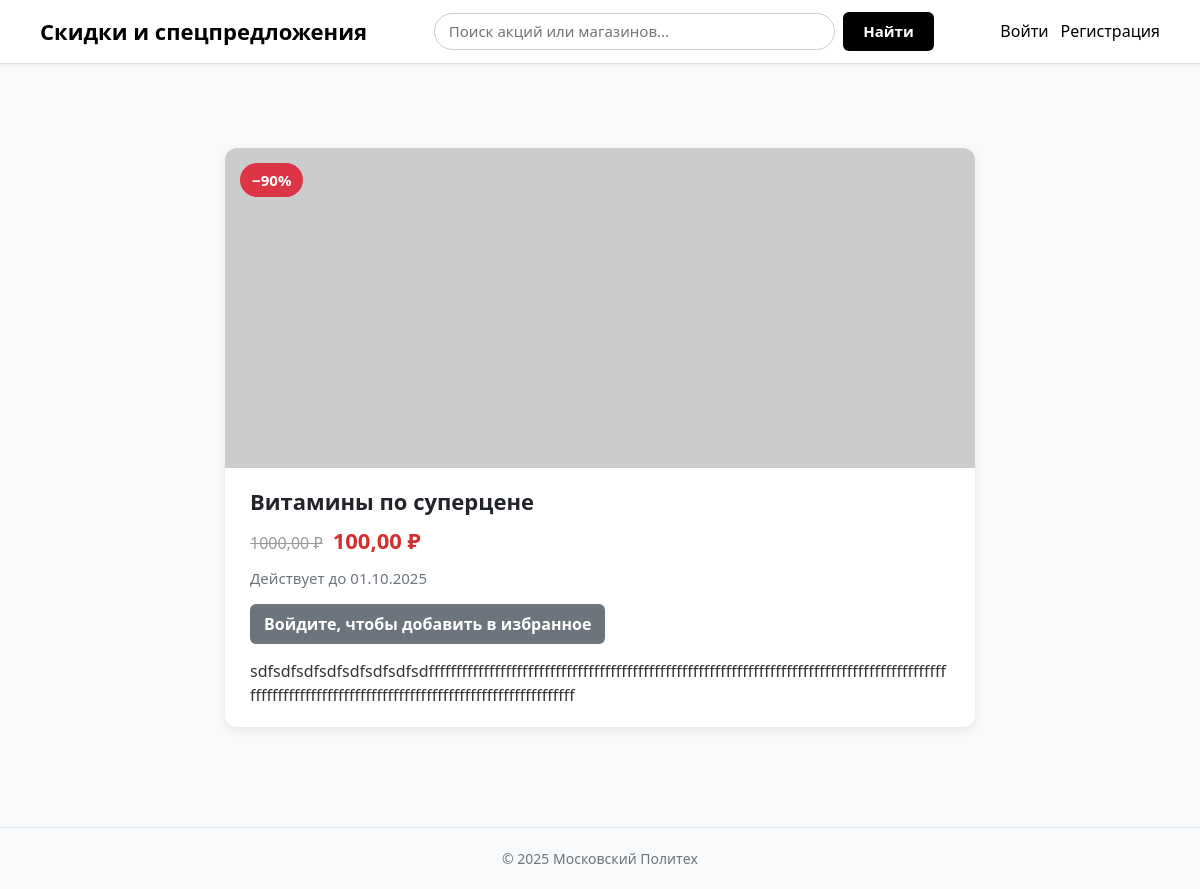
Page /deal/8/ on the committed database.
### discounts/models.py (models this page shows, shortened)
class Deal(models.Model):
    title = models.CharField("Название предложения", max_length=255)
    merchant = models.ForeignKey(Merchant, on_delete=models.CASCADE, verbose_name="Партнёр")
    price_original = models.DecimalField("Цена без скидки", max_digits=10, decimal_places=2)
    price_discount = models.DecimalField("Цена со скидкой", max_digits=10, decimal_places=2)
    starts_at = models.DateTimeField("Дата начала", null=True, blank=True)
    expires_at = models.DateTimeField("Дата окончания", null=True, blank=True)
    created_at = models.DateTimeField("Дата создания", auto_now_add=True)
    categories = models.ManyToManyField("Category", through="DealCategory", verbose_name="Категории")
    image_url = models.URLField("Картинка (URL)", blank=True, default="")
    description = models.TextField("Описание продукта", blank=True, null=True)
    favorited_by = models.ManyToManyField(
        User,
        related_name="favorite_deals",
        blank=True,
        verbose_name="Добавили в избранное"
    )
    class Meta:
        verbose_name = "Предложение"
        verbose_name_plural = "Предложения"
    def discount_percent(self):
        if self.price_original and self.price_original > 0:
            discount = 100 - (self.price_discount / self.price_original * 100)
            return int(round(discount))  # округляем до целого
        return 0
    @property
    def discount_pct(self):
        return self.discount_percent()

### discounts/views.py (the view)
# urls.py: path("deal/<int:pk>/", views.deal_detail, name="deal_detail"),
def deal_detail(request, pk):
    deal = get_object_or_404(Deal, pk=pk)
    is_fav = False
    if request.user.is_authenticated:
        is_fav = request.user in deal.favorited_by.all()
    return render(request, "deal_detail.html", {
        "deal": deal,
        "is_fav": is_fav,
    })

### templates/deal_detail.html (shortened to what this page needs)
{% extends "base.html" %}
{% load static %}
{% block content %}
<link rel="stylesheet" href="{% static 'css/deal.css' %}">
<article class="deal-card">
  <div class="deal-image">
    <img id="deal-image" src="{{ deal.image_url|default:'/static/images/placeholder.jpg' }}" alt="{{ deal.title }}">
    <span class="discount-badge" id="discount-badge">−{{ deal.discount_pct|floatformat:0 }}%</span>
  </div>
  <div class="deal-info">
    <h2 class="deal-title" id="deal-title">{{ deal.title }}</h2>
    <div class="price-block">
      <span class="old-price" id="deal-old">{{ deal.price_original }} ₽</span>
      <span class="new-price" id="deal-new">{{ deal.price_discount }} ₽</span>
    </div>
    <p class="deal-expire" id="deal-expire">
      Действует до {{ deal.expires_at|date:"d.m.Y" }}
    </p>
    <div class="deal-actions">
      {% if user.is_authenticated %}
        {% if is_fav %}
          <a class="btn btn-remove" href="{% url 'discounts:toggle_favorite' deal.id %}">
            <i class="fa fa-heart"></i> Убрать из избранного
          </a>
        {% else %}
          <a class="btn btn-add" href="{% url 'discounts:toggle_favorite' deal.id %}">
            <i class="fa fa-heart-o"></i> В избранное
          </a>
        {% endif %}
      {% else %}
        <a class="btn btn-login" href="{% url 'login' %}">
           Войдите, чтобы добавить в избранное
        </a>
      {% endif %}
    </div>
    <div class="deal-description" id="description-text">
      {% if deal.description %}
        {{ deal.description }}
      {% else %}
        <em>Описание пока не добавлено.</em>
      {% endif %}
    </div>
  </div>
</article>
{% endblock %}

### static/css/main.css (style rules this page uses)
body { font-family: "Segoe UI", Arial, sans-serif; background-color: #f4f6f9; color: #333; margin: 0; padding: 0; }

### static/css/deal.css (style rules this page uses)
.deal-card { background: #fff; border-radius: 12px; box-shadow: 0 3px 8px rgba(0, 0, 0, 0.08); overflow: hidden; max-width: 750px; margin: 40px auto; transition: box-shadow 0.3s ease, transform 0.2s ease; }
.deal-image { position: relative; overflow: hidden; }
.deal-image img { width: 100%; height: 320px; object-fit: cover; }
.discount-badge { position: absolute; top: 15px; left: 15px; background: #dc3545; color: white; padding: 6px 12px; border-radius: 20px; font-weight: bold; font-size: 15px; }
.deal-info { padding: 20px 25px; }
.deal-title { font-size: 22px; font-weight: 600; margin-bottom: 10px; color: #212529; }
.price-block { display: flex; align-items: baseline; gap: 10px; margin-bottom: 10px; }
.new-price { color: #d32f2f; font-size: 22px; font-weight: 700; }
.old-price { color: #999; text-decoration: line-through; font-size: 16px; }
.deal-expire { color: #6c757d; font-size: 15px; margin-bottom: 15px; }
.deal-actions { display: flex; flex-wrap: wrap; gap: 10px; margin-bottom: 15px; }
.btn, .btn-admin { border-radius: 6px; font-weight: 600; text-decoration: none; border: none; padding: 8px 14px; transition: opacity 0.2s ease, transform 0.1s ease; }
.btn-login { background: #6c757d; color: #fff; }
a.btn, a.btn-admin { color: #fff !important; text-decoration: none; }
.deal-description { color: #333; line-height: 1.5; }
.deal-card, .deal-info, .deal-description, .deal-title { word-wrap: break-word; overflow-wrap: break-word; white-space: normal; }
.deal-card { height: auto; }

### rows in the picture
Deal: discount_pct "90", title "Витамины по суперцене", price_original "1000,00", price_discount "100,00", expires_at "01.10.2025", description "sdfsdfsdfsdfsdfsdfsdfsdfffffffffffffffffffffffffffffffffffffffffffffffffffffffffffffffffffffffffffffffffffffffffffffffffffffffffffffffffffffffffffffffffffffffffffffffffffffffff"
